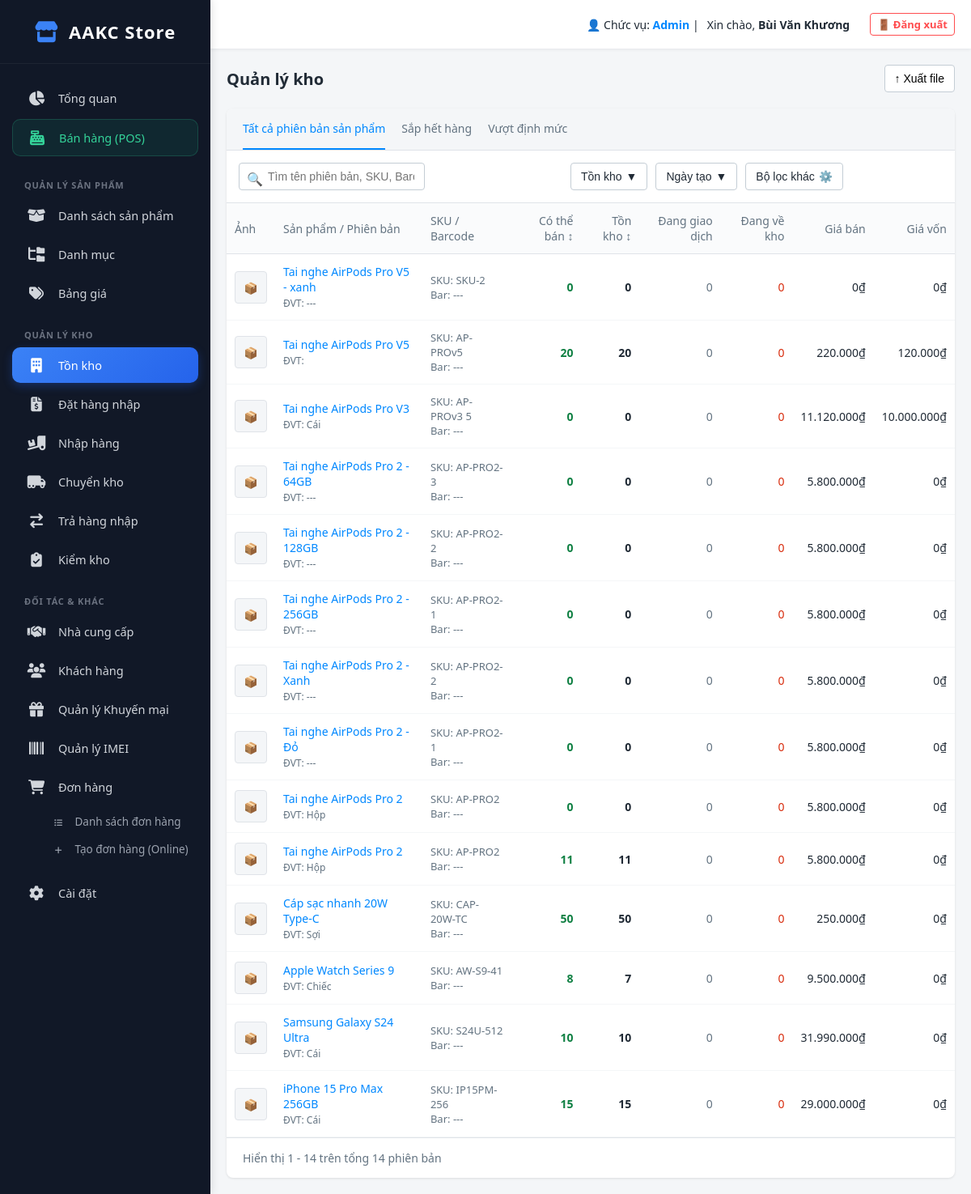
/index.php?action=inventory_list (signed in), run on an earlier commit of the app's database.
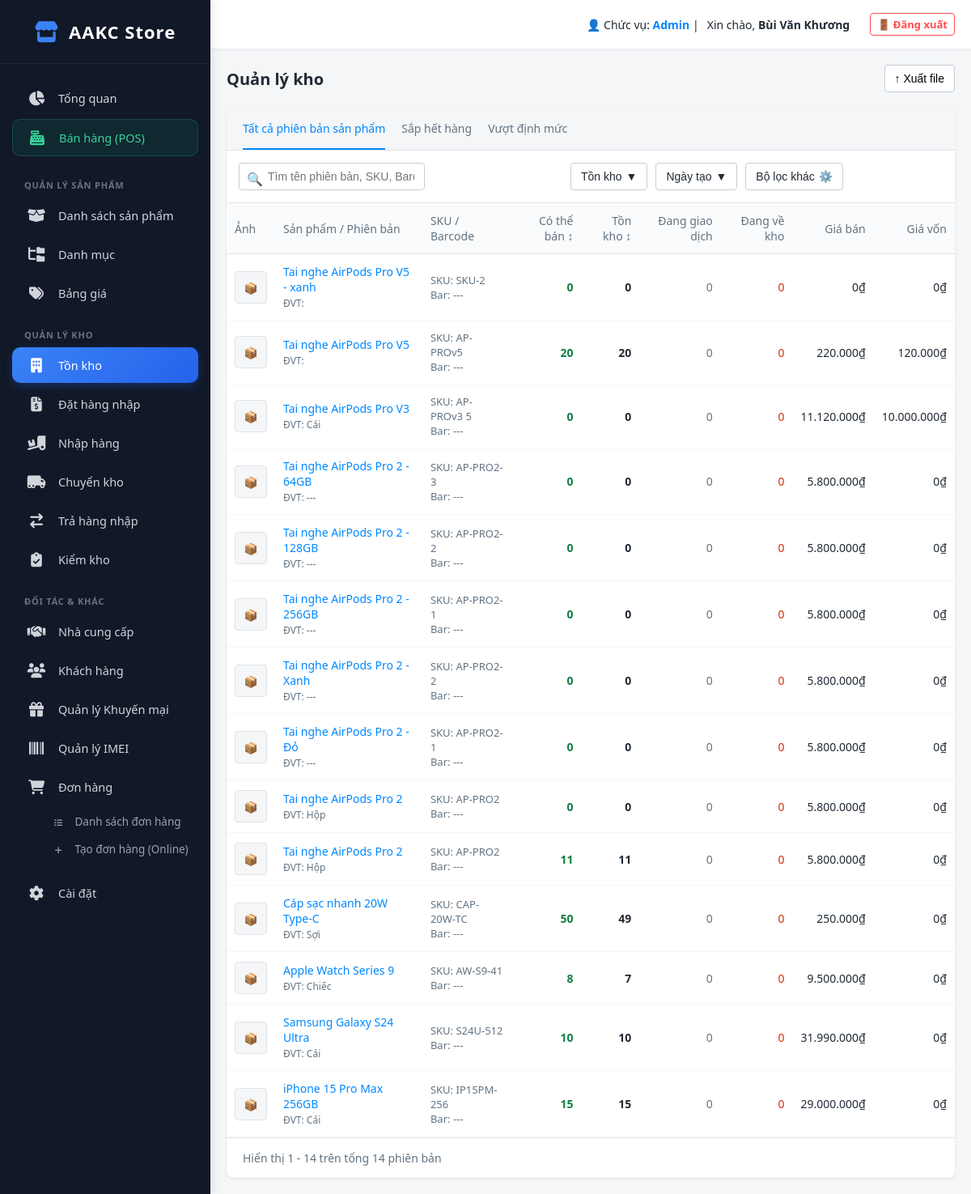
And on a later commit of the database.
### tables this page shows
CREATE TABLE `products` (
  `id` int(11) NOT NULL,
  `parent_id` int(11) DEFAULT NULL,
  `product_type` varchar(20) DEFAULT 'Thường',
  `conversion_qty` int(11) DEFAULT 1,
  `product_name` varchar(255) NOT NULL,
  `brand` varchar(100) DEFAULT NULL,
  `base_price` decimal(15,2) DEFAULT NULL,
  `created_at` timestamp NOT NULL DEFAULT current_timestamp(),
  `sku` varchar(50) DEFAULT NULL,
  `barcode` varchar(50) DEFAULT NULL,
  `unit` varchar(20) DEFAULT NULL,
  `stock` int(11) DEFAULT 0,
  `available` int(11) DEFAULT 0,
  `trading` int(11) DEFAULT 0,
  `incoming` int(11) DEFAULT 0,
  `description` text DEFAULT NULL,
  `image` varchar(255) DEFAULT NULL,
  `compare_price` int(11) DEFAULT NULL,
  `cost_price` int(11) DEFAULT NULL,
  `apply_tax` tinyint(1) DEFAULT 0,
  `category` varchar(100) DEFAULT NULL,
  `tags` varchar(255) DEFAULT NULL,
  `dang_ve_kho` int(11) DEFAULT 0
);

### app/controllers/InventoryController.php (called while the page is built, shortened)
<?php
require_once __DIR__ . '/../models/InventoryModel.php';
class InventoryController
{
    public function list()
    {
        $db = (new Database())->getConnection();
        $inventoryModel = new InventoryModel($db);
        $filters = [
            'search'    => $_GET['search'] ?? '',
            'stock_min' => $_GET['stock_min'] ?? '',
            'stock_max' => $_GET['stock_max'] ?? ''
        ];
        $inventoryList = $inventoryModel->getInventoryList($filters);
        require_once __DIR__ . '/../views/inventory/list.php';
    }
}

### public/index.php (called while the page is built, shortened)
<?php
$app = new App();

### app/models/InventoryModel.php (called while the page is built, shortened)
<?php
class InventoryModel
{
    private $conn;
    public function __construct($db)
    {
        $this->conn = $db;
    }
    public function getInventoryList($filters = [])
    {
        $query = "SELECT id, product_name, sku, barcode, unit, stock as ton_kho, available as co_the_ban,
                         0 as dang_giao_dich, 0 as dang_ve_kho, base_price, cost_price, image
                  FROM products WHERE 1=1 ";
        $params = [];
        $query .= " ORDER BY id DESC";
        $stmt = $this->conn->prepare($query);
        $stmt->execute($params);
        return $stmt->fetchAll(PDO::FETCH_ASSOC);
    }
}

### app/views/inventory/list.php (the view, shortened to what the changed rows need)
<?php require_once __DIR__ . '/../layout/header.php'; ?>
<div style="display: flex; justify-content: space-between; align-items: center; margin-bottom: 20px;">
    <h2 style="font-size: 20px; font-weight: bold; color: #212b36;">Quản lý kho</h2>
</div>
<div class="card" style="background: #fff; border-radius: 8px; box-shadow: 0 1px 3px rgba(0,0,0,0.1); padding: 0; min-height: 500px;">
    <?php if (!empty($inventoryList)): ?>
        <table class="sapo-table">
            <thead>
                <tr>
                    <th class="col-img">Ảnh</th>
                    <th>Sản phẩm / Phiên bản</th>
                    <th>SKU / Barcode</th>
                    <th class="col-num">Có thể bán ↕</th>
                    <th class="col-num">Tồn kho ↕</th>
                    <th class="col-num">Đang giao dịch</th>
                    <th class="col-num">Đang về kho</th>
                    <th class="col-num">Giá bán</th>
                    <th class="col-num">Giá vốn</th>
                </tr>
            </thead>
            <tbody>
                <?php foreach ($inventoryList as $row): ?>
                    <tr>
                        <td class="col-img">
                            <?php if (!empty($row['image'])): ?>
                                <img src="<?php echo htmlspecialchars($row['image']); ?>" style="width:40px; height:40px; border-radius:4px; object-fit:cover; border:1px solid #dfe3e8;">
                            <?php else: ?>
                                <div style="width:40px; height:40px; background:#f4f6f8; border: 1px solid #dfe3e8; border-radius:4px; text-align:center; line-height:40px;">📦</div>
                            <?php endif; ?>
                        </td>
                        <td>
                            <a href="index.php?action=edit_product&id=<?php echo $row['id']; ?>" style="color: #0088ff; font-weight: 500; text-decoration: none;">
                                <?php echo htmlspecialchars($row['product_name']); ?>
                            </a><br>
                            <span style="color: #637381; font-size: 12px;">ĐVT: <?php echo htmlspecialchars($row['unit'] ?? '---'); ?></span>
                        </td>
                        <td style="color: #637381; font-size: 13px;">
                            SKU: <?php echo !empty($row['sku']) ? htmlspecialchars($row['sku']) : '---'; ?><br>
                            Bar: <?php echo !empty($row['barcode']) ? htmlspecialchars($row['barcode']) : '---'; ?>
                        </td>
                        <td class="col-num" style="color: #108043; font-weight: bold;">
                            <?php echo $row['co_the_ban']; ?>
                        </td>
                        <td class="col-num" style="color: #212b36; font-weight: bold;">
                            <?php echo $row['ton_kho']; ?>
                        </td>
                        <td class="col-num" style="color: #637381;"><?php echo $row['dang_giao_dich']; ?></td>
                        <td class="col-num" style="color: #d82c0d;"><?php echo $row['dang_ve_kho']; ?></td>
                        <td class="col-num"><?php echo number_format($row['base_price'], 0, ',', '.'); ?>₫</td>
                        <td class="col-num"><?php echo number_format($row['cost_price'], 0, ',', '.'); ?>₫</td>
                    </tr>
                <?php endforeach; ?>
            </tbody>
        </table>
    <?php endif; ?>
</div>
<?php require_once __DIR__ . '/../layout/footer.php'; ?>

What changed in the data, as far as the page shows it:
changed products "Tai nghe AirPods Pro V5 - xanh": unit "---" → (not shown)
changed products "Cáp sạc nhanh 20W Type-C": stock "50" → "49"
